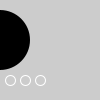
Frame 1 (no input)
Frame 60 (the mouse pressed at the canvas centre just before this capture): identical to frame 1, image omitted
Frame 120 (the mouse held since frame 60 and released just before this capture): identical to frame 1, image omitted

The Processing sketch that drew this single still picture (run headless with seeded random() and noise(); from frame 60 on, the mouse is pressed at the canvas centre):

// Processing sketch: processing_90684
// ── processing_90684.pde

class Button {
  int x, y; // The x- and y-coordinates
  int diameter; // Dimension (width and height)
  color baseGray; // Default gray value
  color overGray; // Value when mouse is over the button
  color pressGray; // Value when mouse is over and pressed
  boolean over = false; // True when the mouse is over
  boolean pressed = false; // True when the mouse is over and pressed
  Button(int xp, int yp, int d, color b, color o, color p) {
  x = xp;
  y = yp;
  diameter = d;
  baseGray = b;
  overGray = o;
  pressGray = p;
}

void update() {
  if ((mouseX >= x) && (mouseX <= x+diameter) &&
    (mouseY >= y) && (mouseY <= y+diameter)) {
    over = true;
  } else {
    over = false;
  }
}

boolean press() {
    if (over == true) {
      pressed = true;
      return true;
  } else {
    return false;
  }
}

void release() {
  pressed = false; // Set to false when the mouse is released
}

void display() {
  if (pressed == true) {
    fill(pressGray);
  } else if (over == true) {
    fill(overGray);
  } else {
    fill(baseGray);
  }
  stroke(255);
  ellipse(x, y, diameter, diameter);
  }
}

////////////////////////////////////////////////////////////////////////

Button button1, button2, button3;
int mode = 1;

void setup() {
  size(100, 100);
  smooth();
  color gray = color(204);
  color white = color(255);
  color black = color(0);
  button1 = new Button(10, 80, 10, gray, white, black);
  button2 = new Button(25, 80, 10, gray, white, black);
  button3 = new Button(40, 80, 10, gray, white, black);
}

void draw() {
  background(204);
  manageButtons();
  noStroke();
  fill(0);
  if (mode == 1) {
    ellipse(0, 40, 60, 60);
  } else if (mode == 2) {
    ellipse(50, 40, 60, 60);
  } else if (mode == 3) {
    ellipse(100, 40, 60, 60);
  }
}

void manageButtons() {
  button1.update();
  button2.update();
  button3.update();
  button1.display();
  button2.display();
  button3.display();
}

void mousePressed() {
  if (button1.press() == true) { mode = 1; }
  if (button2.press() == true) { mode = 2; }
  if (button3.press() == true) { mode = 3; }
}

void mouseReleased() {
  button1.release();
  button2.release();
  button3.release();
}
